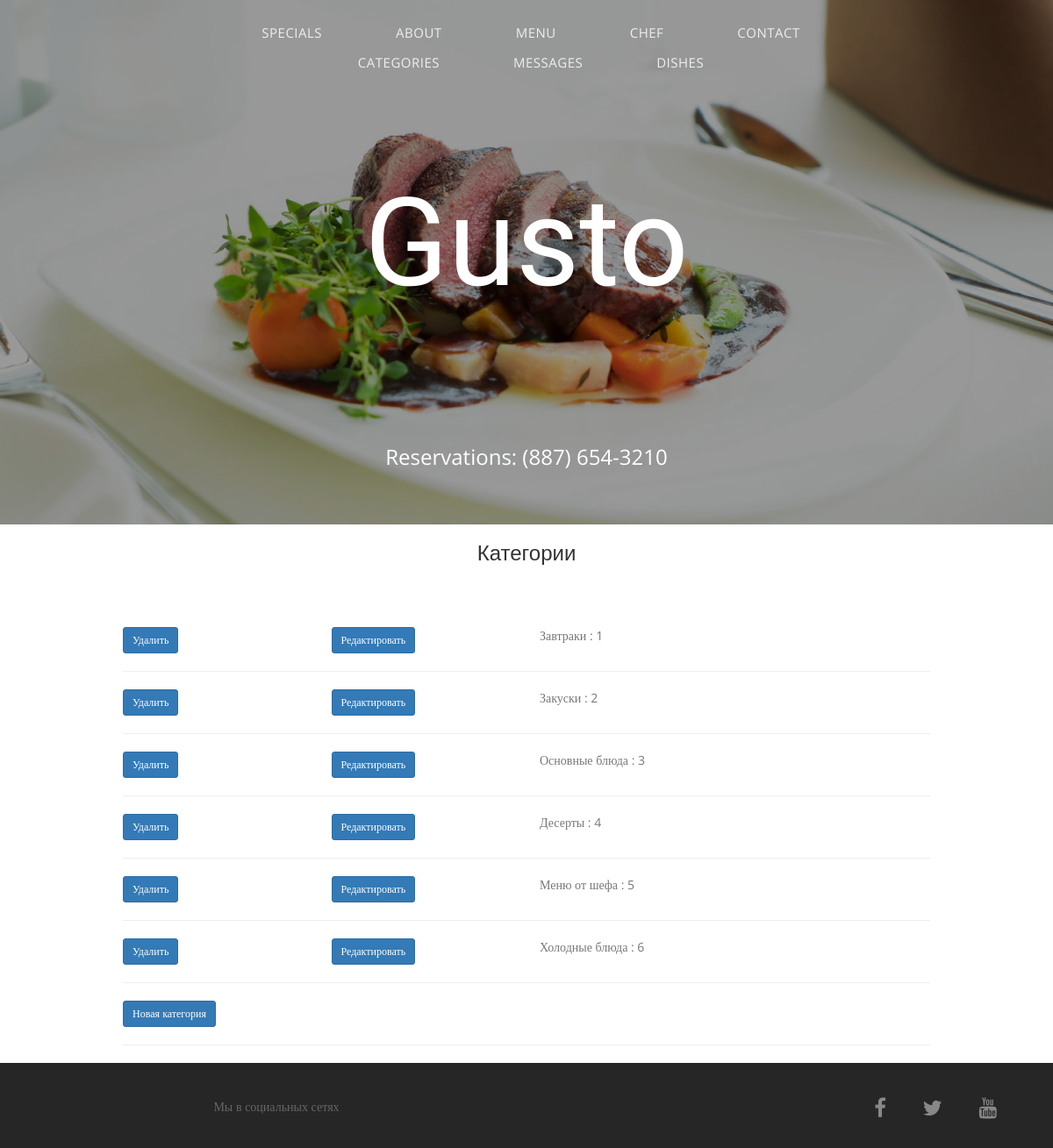
The page /admin-panel/categories/ (signed in) on the database its author committed.
### main_gusto/models.py (models this page shows, shortened)
class Category(models.Model):
    def get_file_name(self, filename):
        ext = filename.strip().split('.')[-1]
        filename = f'{uuid4()}.{ext}'
        return path.join('media/images/categories', filename)
    title = models.CharField(max_length=15, unique=True)
    photo = models.ImageField(upload_to=get_file_name)
    category_order = models.IntegerField(unique=True)
    is_visible = models.BooleanField(default=True)

### admin_gusto/views.py (the view)
# urls.py: path('categories/', list_of_categories, name='list_of_categories'),
@login_required(login_url='/login/')
@user_passes_test(is_member)
def list_of_categories(request):
    items = Category.objects.all().order_by('category_order')
    return render(request, 'categories.html', context={'items': items})

### admin_gusto/views.py (called while the page is built)
def is_member(user):
    return user.groups.filter(name='manager').exists() or \
           user.is_staff

### admin_gusto/templates/categories.html
{% extends 'base.html' %}
{% block content %}
    <div class="container">
        <div class="section-title text-center">
            <h3>Категории</h3>
        </div>
        <div class="col-md-10 col-md-offset-1">
            {% for item in items %}
                <div class="row">
                    <div class="col-md-3">
                        <a href='{% url "categories_delete" pk=item.pk%}'>
                            <button type="button" class="btn btn-primary btn-sm">Удалить</button>
                        </a>
                    </div>
                    <div class="col-md-3">
                        <a href='{% url "categories_update" pk=item.pk%}'>
                            <button type="button" class="btn btn-primary btn-sm">Редактировать</button>
                        </a>
                    </div>
                    <div class="col-md-3">{{ item.title }} : {{ item.category_order }}</div>
                </div>
            <hr/>
            {% endfor %}
            <div class="row">
                <div class='col-md-6 centered'>
                    <a href='{% url "categories_add" %}'>
                        <button type="button" class="btn btn-primary btn-sm">
                            Новая категория
                        </button>
                    </a>
                </div>
            </div>
            <hr/>
        </div>
    </div>
{% endblock %}

### templates/base.html (shortened to what this page needs)
<!DOCTYPE html>
<html lang="en">
<head>
    {% load static %}
    <link rel="stylesheet" type="text/css"  href={% static "css/bootstrap.css" %}>
    <link rel="stylesheet" type="text/css" href={% static "fonts/font-awesome/css/font-awesome.css" %}>
    <link rel="stylesheet" type="text/css"  href={% static "css/style.css" %}>
</head>
<body id="page-top" data-spy="scroll" data-target=".navbar-fixed-top">
    <nav id="menu" class="navbar navbar-default navbar-fixed-top">
      <div class="container">
        <div class="collapse navbar-collapse" id="bs-example-navbar-collapse-1">
          <ul class="nav navbar-nav">
            <li><a href="/#features" class="page-scroll">Specials</a></li>
            <li><a href="/#about" class="page-scroll">About</a></li>
            <li><a href="/#restaurant-menu" class="page-scroll">Menu</a></li>
            <li><a href="/#team" class="page-scroll">Chef</a></li>
            <li><a href="/#contact" class="page-scroll">Contact</a></li>
              {% if user.is_staff %}
                  <div class="collapse navbar-collapse" id="bs-example-navbar-collapse-1">
                <ul class="nav navbar-nav">
              <li><a href="{% url "list_of_categories" %}" class="page-scroll">Categories</a></li>
              <li><a href="{% url "list_of_messages" %}" class="page-scroll">Messages</a></li>
                <li><a href="{% url "list_of_dishes" %}" class="page-scroll">Dishes</a></li>
              {% endif %}
          </ul>
        </div>
      </div>
    </nav>
    <header id="header">
      <div class="intro">
        <div class="overlay">
          <div class="container">
            <div class="row">
              <div class="intro-text">
                <h1>Gusto</h1>
                <p>Reservations: (887) 654-3210</p>
              </div>
            </div>
          </div>
        </div>
      </div>
    </header>
    {% block content %}
    {% endblock %}
    <footer id="footer">
      <div class="container text-center">
        <div class="col-md-6">
          <p>Мы в социальных сетях</p>
        </div>
        <div class="col-md-6">
          <div class="social">
            <ul>
              <li><a href="#"><i class="fa fa-facebook"></i></a></li>
              <li><a href="#"><i class="fa fa-twitter"></i></a></li>
              <li><a href="#"><i class="fa fa-youtube"></i></a></li>
            </ul>
          </div>
        </div>
      </div>
    </footer>
</body>
</html>

### static/css/style.css (style rules this page uses)
body, html { font-family: 'Open Sans', serif; text-rendering: optimizeLegibility !important; -webkit-font-smoothing: antialiased !important; color: #777; font-weight: 400; width: 100% !important; height: 100% !important; }
h1, h2, h3, h4 { font-family: 'Raleway', sans-serif; }
h3 { font-size: 24px; font-weight: 400; color: #333; }
p { font-size: 15px; }
a { color: #8eb640; }
ul, ol { list-style: none; }
ul, ol { padding: 0; webkit-padding: 0; moz-padding: 0; }
.navbar .navbar-nav { display: inline-block; float: none; vertical-align: top; }
.navbar .navbar-collapse { text-align: center; }
#menu { padding: 20px; transition: all 0.8s; }
#menu.navbar-default { background-color: rgba(248, 248, 248, 0); border-color: rgba(231, 231, 231, 0); }
#menu.navbar-default .navbar-nav > li > a { text-transform: uppercase; color: #eee; font-weight: 400; font-size: 15px; padding: 5px 0; border: 2px solid transparent; letter-spacing: 0.5px; margin: 0 40px 0 40px; }
.section-title { margin-bottom: 70px; }
.intro { display: table; width: 100%; padding: 0; background: url(../img/intro-bg.jpg) center center no-repeat; background-color: #e5e5e5; -webkit-background-size: cover; -moz-background-size: cover; background-size: cover; -o-background-size: cover; }
.intro .overlay { background: rgba(0,0,0,0.4); }
.intro h1 { font-family: 'Rochester', cursive; color: #fff; font-size: 10em; font-weight: 400; margin-top: 0; }
.intro p { color: #fff; font-size: 24px; font-weight: 400; margin-top: 150px; }
header .intro-text { padding-top: 200px; padding-bottom: 50px; text-align: center; }
#footer { background: #262626; padding: 40px 0 20px 0; }
#footer .social { margin-top: -5px; text-align: right; }
#footer .social ul li { display: inline-block; margin: 0 15px; }
#footer .social i.fa { font-size: 24px; padding: 4px; color: #888; transition: all 0.3s; }
#footer p { font-size: 14px; color: #666; }
#footer a { color: #999; }

### rows shown on the page
Category: title "Завтраки", category_order "1"
Category: title "Закуски", category_order "2"
Category: title "Основные блюда", category_order "3"
Category: title "Десерты", category_order "4"
Category: title "Меню от шефа", category_order "5"
Category: title "Холодные блюда", category_order "6"
